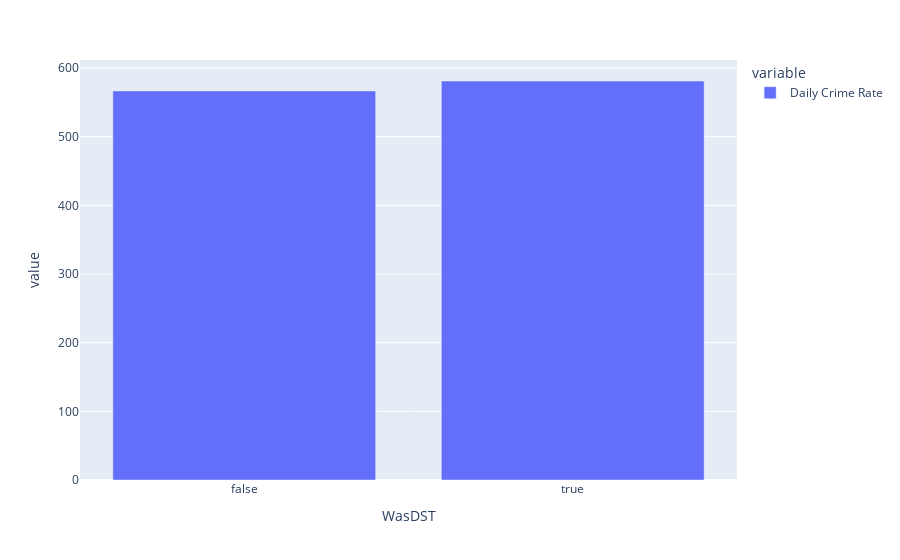

Notebook source saved alongside this figure:
### Code cell
pd.DataFrame(crime_data.groupby(['WasDST']).size() / crime_data.groupby('WasDST')['Crime Date'].nunique(), columns=['Daily Crime Rate']).plot.bar()

### Figure 1 — Plotly figure (JSON) as saved in the notebook; plotly's stock layout.template omitted (floating-point values rounded to 4 significant figures)
{"data": [{"alignmentgroup": "True", "hovertemplate": "variable=Daily Crime Rate<br>WasDST=%{x}<br>value=%{y}<extra></extra>", "legendgroup": "Daily Crime Rate", "marker": {"color": "#636efa"}, "name": "Daily Crime Rate", "offsetgroup": "Daily Crime Rate", "orientation": "v", "showlegend": true, "textposition": "auto", "type": "bar", "x": [false, true], "xaxis": "x", "y": [566.7, 581.2], "yaxis": "y"}], "layout": {"barmode": "relative", "legend": {"title": {"text": "variable"}, "tracegroupgap": 0}, "margin": {"t": 60}, "xaxis": {"anchor": "y", "domain": [0, 1], "title": {"text": "WasDST"}}, "yaxis": {"anchor": "x", "domain": [0, 1], "title": {"text": "value"}}}}
